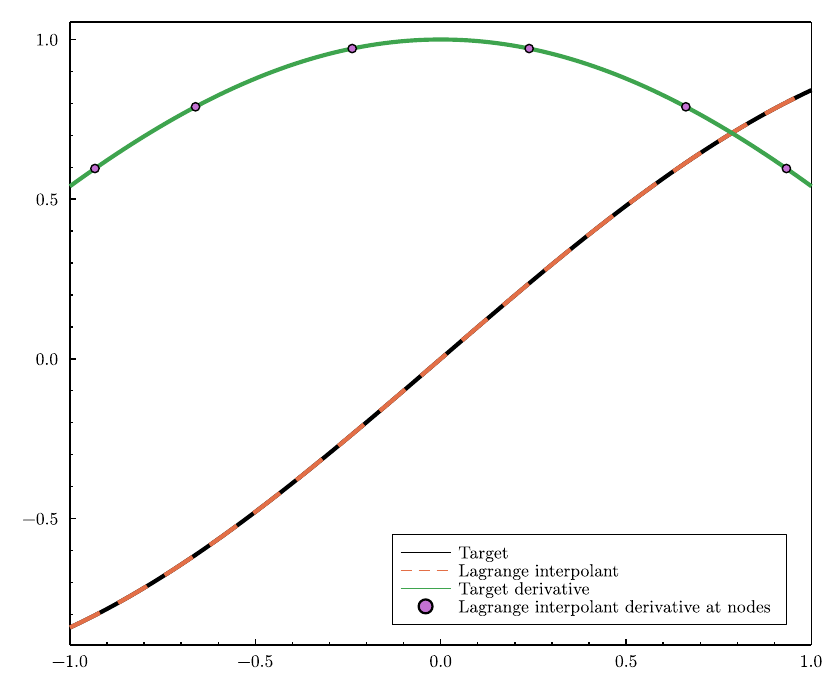

Source code (Julia):
using Revise, Flower1D
using Plots, LaTeXStrings

gr()

"""
Checks the correct implementation of the Lagrange interpolation as well as its derivative for
a given `f :: Function` and its derivative `df :: Function`.
"""
function lagrangeInterpolantAndDerivative(f :: Function, df :: Function)
    x = collect(LinRange(-1, 1, 100))
    plot(x, f.(x), label = "Target", color = :black)

    standardElement = StandardElement(1, 5, "legendre")
    fj = f.(standardElement.innerPoints)
    wj = lagrangeBarycentricWeights(standardElement.innerPoints)
    Pn = lagrangeInterpolationAt(x, standardElement.innerPoints, fj, wj)
    plot!(x, Pn, label = "Lagrange interpolant", linestyle = :dash)

    plot!(x, df.(x), label = "Target derivative")
    Dij = lagrangeDerivativeMatrix(standardElement.innerPoints)
    dPn = Dij * fj
    plot!(standardElement.innerPoints, dPn, label = "Lagrange interpolant derivative at nodes", seriestype = :scatter)

    # Format and save fig
    Plots.default(
        fontfamily = "Computer Modern",
        linewidth = 3,
        framestyle = :box,
        label = nothing,
        grid = false,
        margin=(Plots.Measures.Length(:mm, 2))
    )
    plot!(
        size = (600, 500),
        xlims = (-1, 1),
        minorticks=0.05,
        legend = :bottomright
    )
    savefig(string(@__DIR__) * "/lagrangeInterpolantAndDerivative.pdf")
end

f(x) = x ^ 2 + 3 * x + 1
df(x) = 2 * x + 3
f(x) = sin(x)
df(x) = cos(x)

lagrangeInterpolantAndDerivative(f, df)
